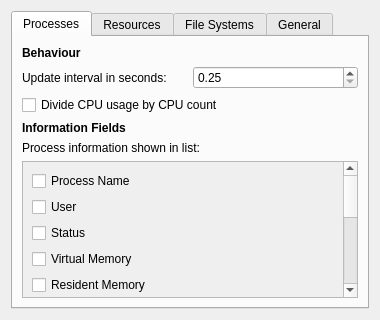
<?xml version="1.0" encoding="UTF-8"?>
<ui version="4.0">
 <class>PreferencesDialogue</class>
 <widget class="QDialog" name="PreferencesDialogue">
  <property name="geometry">
   <rect>
    <x>0</x>
    <y>0</y>
    <width>380</width>
    <height>320</height>
   </rect>
  </property>
  <property name="contextMenuPolicy">
   <enum>Qt::NoContextMenu</enum>
  </property>
  <property name="windowTitle">
   <string>System monitor preferences</string>
  </property>
  <layout class="QGridLayout" name="gridLayout">
   <item row="0" column="0">
    <widget class="QTabWidget" name="tabWidget">
     <property name="currentIndex">
      <number>0</number>
     </property>
     <widget class="QWidget" name="processesTab">
      <attribute name="title">
       <string>Processes</string>
      </attribute>
      <layout class="QGridLayout" name="gridLayout_2">
       <item row="0" column="0">
        <layout class="QGridLayout" name="gridLayout_3">
         <item row="1" column="0">
          <layout class="QGridLayout" name="gridLayout_4">
           <property name="sizeConstraint">
            <enum>QLayout::SetNoConstraint</enum>
           </property>
           <item row="0" column="0">
            <widget class="QLabel" name="label">
             <property name="text">
              <string>Update interval in seconds: </string>
             </property>
            </widget>
           </item>
           <item row="0" column="1">
            <widget class="QDoubleSpinBox" name="updateIntervalProcessesSpinner">
             <property name="minimum">
              <double>0.250000000000000</double>
             </property>
             <property name="singleStep">
              <double>0.250000000000000</double>
             </property>
            </widget>
           </item>
          </layout>
         </item>
         <item row="0" column="0">
          <widget class="QLabel" name="label_2">
           <property name="font">
            <font>
             <weight>75</weight>
             <bold>true</bold>
            </font>
           </property>
           <property name="text">
            <string>Behaviour</string>
           </property>
          </widget>
         </item>
         <item row="2" column="0">
          <widget class="QCheckBox" name="divideByCpuCheckbox">
           <property name="text">
            <string>Divide CPU usage by CPU count</string>
           </property>
          </widget>
         </item>
        </layout>
       </item>
       <item row="2" column="0">
        <layout class="QGridLayout" name="gridLayout_5">
         <item row="0" column="1">
          <widget class="QLabel" name="label_3">
           <property name="font">
            <font>
             <weight>75</weight>
             <bold>true</bold>
            </font>
           </property>
           <property name="text">
            <string>Information Fields</string>
           </property>
          </widget>
         </item>
         <item row="1" column="1">
          <widget class="QLabel" name="label_4">
           <property name="text">
            <string>Process information shown in list:</string>
           </property>
          </widget>
         </item>
         <item row="2" column="1">
          <widget class="QScrollArea" name="scrollArea">
           <property name="widgetResizable">
            <bool>true</bool>
           </property>
           <widget class="QWidget" name="scrollAreaWidgetContents">
            <property name="geometry">
             <rect>
              <x>0</x>
              <y>0</y>
              <width>320</width>
              <height>391</height>
             </rect>
            </property>
            <layout class="QVBoxLayout" name="verticalLayout_2">
             <item>
              <layout class="QVBoxLayout" name="verticalLayout">
               <item>
                <widget class="QCheckBox" name="processNameCheckbox">
                 <property name="text">
                  <string>Process Name</string>
                 </property>
                </widget>
               </item>
               <item>
                <widget class="QCheckBox" name="processUserCheckbox">
                 <property name="text">
                  <string>User</string>
                 </property>
                </widget>
               </item>
               <item>
                <widget class="QCheckBox" name="processStatusCheckbox">
                 <property name="text">
                  <string>Status</string>
                 </property>
                </widget>
               </item>
               <item>
                <widget class="QCheckBox" name="processVirtualMemoryCheckbox">
                 <property name="text">
                  <string>Virtual Memory</string>
                 </property>
                </widget>
               </item>
               <item>
                <widget class="QCheckBox" name="processResidentMemoryCheckbox">
                 <property name="text">
                  <string>Resident Memory</string>
                 </property>
                </widget>
               </item>
               <item>
                <widget class="QCheckBox" name="processSharedCheckbox">
                 <property name="text">
                  <string>Shared Memory</string>
                 </property>
                </widget>
               </item>
               <item>
                <widget class="QCheckBox" name="processCpuCheckbox">
                 <property name="text">
                  <string>% CPU</string>
                 </property>
                </widget>
               </item>
               <item>
                <widget class="QCheckBox" name="processCpuTimeCheckbox">
                 <property name="text">
                  <string>CPU Time</string>
                 </property>
                </widget>
               </item>
               <item>
                <widget class="QCheckBox" name="processStartedCheckbox">
                 <property name="text">
                  <string>Started</string>
                 </property>
                </widget>
               </item>
               <item>
                <widget class="QCheckBox" name="processNiceCheckbox">
                 <property name="text">
                  <string>Nice</string>
                 </property>
                </widget>
               </item>
               <item>
                <widget class="QCheckBox" name="processPidCheckbox">
                 <property name="text">
                  <string>PID</string>
                 </property>
                </widget>
               </item>
               <item>
                <widget class="QCheckBox" name="processCommandlineCheckbox">
                 <property name="text">
                  <string>Command Line</string>
                 </property>
                </widget>
               </item>
               <item>
                <widget class="QCheckBox" name="processMemoryCheckbox">
                 <property name="text">
                  <string>Memory</string>
                 </property>
                </widget>
               </item>
              </layout>
             </item>
            </layout>
           </widget>
          </widget>
         </item>
        </layout>
       </item>
      </layout>
     </widget>
     <widget class="QWidget" name="resourcesTab">
      <attribute name="title">
       <string>Resources</string>
      </attribute>
      <layout class="QVBoxLayout" name="verticalLayout_4">
       <item>
        <layout class="QVBoxLayout" name="verticalLayout_3">
         <item>
          <widget class="QLabel" name="label_5">
           <property name="font">
            <font>
             <weight>75</weight>
             <bold>true</bold>
            </font>
           </property>
           <property name="text">
            <string>Graphs</string>
           </property>
          </widget>
         </item>
         <item>
          <layout class="QHBoxLayout" name="horizontalLayout">
           <item>
            <widget class="QLabel" name="label_6">
             <property name="text">
              <string>Update interval in seconds: </string>
             </property>
            </widget>
           </item>
           <item>
            <widget class="QDoubleSpinBox" name="updateIntervalResourcesSpinner">
             <property name="minimum">
              <double>0.250000000000000</double>
             </property>
             <property name="singleStep">
              <double>0.250000000000000</double>
             </property>
            </widget>
           </item>
          </layout>
         </item>
         <item>
          <widget class="QCheckBox" name="stackedCpuCheckbox">
           <property name="text">
            <string>Draw CPU chart as stacked area chart</string>
           </property>
          </widget>
         </item>
         <item>
          <widget class="QCheckBox" name="smoothGraphs">
           <property name="text">
            <string>Smooth graphs</string>
           </property>
          </widget>
         </item>
         <item>
          <widget class="QCheckBox" name="resourcesKeepThreadRunning">
           <property name="text">
            <string>Run resources monitor in background</string>
           </property>
          </widget>
         </item>
         <item>
          <widget class="QCheckBox" name="cachedMemoryIsUsed">
           <property name="text">
            <string>Include cached memory in used</string>
           </property>
          </widget>
         </item>
        </layout>
       </item>
       <item>
        <spacer name="verticalSpacer">
         <property name="orientation">
          <enum>Qt::Vertical</enum>
         </property>
         <property name="sizeHint" stdset="0">
          <size>
           <width>20</width>
           <height>40</height>
          </size>
         </property>
        </spacer>
       </item>
      </layout>
     </widget>
     <widget class="QWidget" name="fileSystemsTab">
      <attribute name="title">
       <string>File Systems</string>
      </attribute>
      <layout class="QVBoxLayout" name="verticalLayout_8">
       <item>
        <layout class="QVBoxLayout" name="verticalLayout_5">
         <item>
          <widget class="QLabel" name="label_7">
           <property name="font">
            <font>
             <weight>75</weight>
             <bold>true</bold>
            </font>
           </property>
           <property name="text">
            <string>Behaviour</string>
           </property>
          </widget>
         </item>
         <item>
          <layout class="QHBoxLayout" name="horizontalLayout_2">
           <item>
            <widget class="QLabel" name="label_8">
             <property name="text">
              <string>Update interval in seconds: </string>
             </property>
            </widget>
           </item>
           <item>
            <widget class="QDoubleSpinBox" name="doubleSpinBox_3"/>
           </item>
          </layout>
         </item>
         <item>
          <widget class="QCheckBox" name="checkBox_10">
           <property name="text">
            <string>CheckBox</string>
           </property>
          </widget>
         </item>
        </layout>
       </item>
       <item>
        <layout class="QGridLayout" name="gridLayout_6">
         <item row="0" column="1">
          <widget class="QLabel" name="label_9">
           <property name="font">
            <font>
             <weight>75</weight>
             <bold>true</bold>
            </font>
           </property>
           <property name="text">
            <string>Information Fields</string>
           </property>
          </widget>
         </item>
         <item row="1" column="1">
          <widget class="QLabel" name="label_10">
           <property name="text">
            <string>File system information shown in list:</string>
           </property>
          </widget>
         </item>
         <item row="2" column="1">
          <widget class="QScrollArea" name="scrollArea_2">
           <property name="widgetResizable">
            <bool>true</bool>
           </property>
           <widget class="QWidget" name="scrollAreaWidgetContents_2">
            <property name="geometry">
             <rect>
              <x>0</x>
              <y>0</y>
              <width>320</width>
              <height>188</height>
             </rect>
            </property>
            <layout class="QVBoxLayout" name="verticalLayout_6">
             <item>
              <layout class="QVBoxLayout" name="verticalLayout_7">
               <item>
                <widget class="QCheckBox" name="checkBox_12">
                 <property name="text">
                  <string>CheckBox</string>
                 </property>
                </widget>
               </item>
               <item>
                <widget class="QCheckBox" name="checkBox_13">
                 <property name="text">
                  <string>CheckBox</string>
                 </property>
                </widget>
               </item>
               <item>
                <widget class="QCheckBox" name="checkBox_14">
                 <property name="text">
                  <string>CheckBox</string>
                 </property>
                </widget>
               </item>
               <item>
                <widget class="QCheckBox" name="checkBox_15">
                 <property name="text">
                  <string>CheckBox</string>
                 </property>
                </widget>
               </item>
               <item>
                <widget class="QCheckBox" name="checkBox_16">
                 <property name="text">
                  <string>CheckBox</string>
                 </property>
                </widget>
               </item>
               <item>
                <widget class="QCheckBox" name="checkBox_17">
                 <property name="text">
                  <string>CheckBox</string>
                 </property>
                </widget>
               </item>
              </layout>
             </item>
            </layout>
           </widget>
          </widget>
         </item>
        </layout>
       </item>
      </layout>
     </widget>
     <widget class="QWidget" name="generalTab">
      <property name="enabled">
       <bool>true</bool>
      </property>
      <attribute name="title">
       <string>General</string>
      </attribute>
      <layout class="QGridLayout" name="gridLayout_8">
       <item row="0" column="0">
        <layout class="QGridLayout" name="gridLayout_7">
         <item row="2" column="0">
          <layout class="QVBoxLayout" name="verticalLayout_10">
           <item>
            <widget class="QRadioButton" name="IECButton">
             <property name="text">
              <string>IEC (KiB = 1024 bytes)</string>
             </property>
            </widget>
           </item>
           <item>
            <widget class="QRadioButton" name="JEDECButton">
             <property name="text">
              <string>JEDEC (KB = 1024 bytes)</string>
             </property>
            </widget>
           </item>
           <item>
            <widget class="QRadioButton" name="SIButton">
             <property name="text">
              <string>SI (kB  = 1000 bytes)</string>
             </property>
            </widget>
           </item>
          </layout>
         </item>
         <item row="1" column="0">
          <widget class="QLabel" name="label_13">
           <property name="text">
            <string>Unit Standards:</string>
           </property>
          </widget>
         </item>
         <item row="0" column="0">
          <widget class="QLabel" name="label_11">
           <property name="font">
            <font>
             <weight>75</weight>
             <bold>true</bold>
            </font>
           </property>
           <property name="text">
            <string>General</string>
           </property>
          </widget>
         </item>
        </layout>
       </item>
       <item row="1" column="0">
        <spacer name="verticalSpacer_2">
         <property name="orientation">
          <enum>Qt::Vertical</enum>
         </property>
         <property name="sizeHint" stdset="0">
          <size>
           <width>20</width>
           <height>40</height>
          </size>
         </property>
        </spacer>
       </item>
      </layout>
     </widget>
    </widget>
   </item>
  </layout>
 </widget>
 <resources/>
 <connections/>
</ui>
